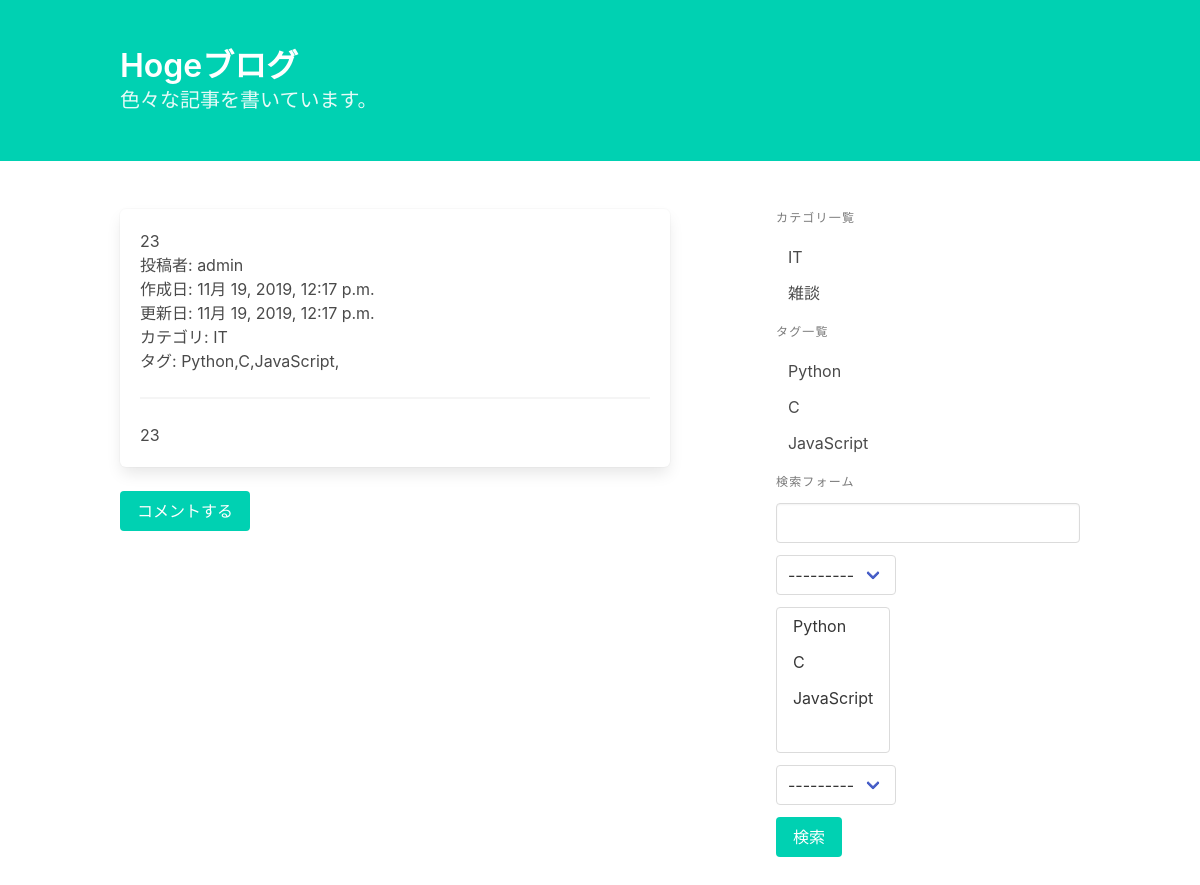
The page /blog/detail/2/ on the database its author committed.
### blog/models.py (models this page shows, shortened)
class Post(models.Model):
    title = models.CharField('タイトル', max_length=32)
    text = models.TextField('本文')
    category = models.ForeignKey(Category, on_delete=models.PROTECT, verbose_name='カテゴリ')
    tags = models.ManyToManyField(Tag, verbose_name='タグ', blank=True)
    writer = models.ForeignKey(settings.AUTH_USER_MODEL, on_delete=models.PROTECT, verbose_name='投稿者')
    created_at = models.DateTimeField('作成日', auto_now_add=True)
    updated_at = models.DateTimeField('更新日', auto_now=True)

class Category(models.Model):
    name = models.CharField('カテゴリ名', max_length=255, unique=True)
    def __str__(self):
        return self.name

class Tag(models.Model):
    name = models.CharField('タグ名', max_length=255, unique=True)
    def __str__(self):
        return self.name

### blog/views.py (the view)
# urls.py: path('detail/<int:pk>/', views.PostDetail.as_view(), name='post_detail'),
class PostDetail(generic.DetailView):
    model = Post

### blog/forms.py
class PostSearchForm(forms.Form):
    key_word = forms.CharField(
        label='キーワード', required=False,
        widget=forms.TextInput(attrs={'class': 'input'})
    )
    category = forms.ModelChoiceField(
        label='カテゴリの選択', required=False,
        queryset=Category.objects.all(),
    )
    tags = forms.ModelMultipleChoiceField(
        label='タグの選択', required=False,
        queryset=Tag.objects.all(),
    )
    user = forms.ModelChoiceField(
        label='投稿者', required=False,
        queryset=User.objects.all(),
    )

### blog/templatetags/blog.py (called while the page is built)
@register.inclusion_tag('blog/category_and_tag_list.html')
def create_category_and_tag_list():
    return {
        'category_list': Category.objects.all(),
        'tag_list': Tag.objects.all(),
    }

@register.inclusion_tag('blog/search_form.html')
def create_search_form(request):
    form = PostSearchForm(request.GET or None)
    return {'form': form}

### blog/templates/blog/post_detail.html (shortened to what this page needs)
{% extends 'blog/base.html' %}
{% block content %}
    <article class="box">
        <h1>{{ post.title }}</h1>
        <p>投稿者: {{ post.writer }}</p>
        <p>作成日: {{ post.created_at }}</p>
        <p>更新日: {{ post.updated_at }}</p>
        <p>カテゴリ: {{ post.category }}</p>
        <p>タグ: {% for tag in post.tags.all %}{{ tag }},{% endfor %}</p>
        <hr>
        <div>
            {{ post.text | linebreaks | urlize }}
        </div>
    </article>
    <a class="button is-primary" href="{% url 'blog:comment_create' post.pk %}">コメントする</a>
    <section class="section">
    </section>
{% endblock %}

### blog/templates/blog/category_and_tag_list.html
<p class="menu-label">カテゴリ一覧</p>
<ul class="menu-list">
    {% for category in category_list %}
        <li><a href="{% url 'blog:post_category_list' category.pk %}">{{ category }}</a></li>
    {% endfor %}
</ul>
<p class="menu-label">タグ一覧</p>
<ul class="menu-list">
    {% for tag in tag_list %}
        <li><a href="{% url 'blog:post_tag_list' tag.pk %}">{{ tag }}</a></li>
    {% endfor %}
</ul>

### rows shown on the page
Post: title "23", writer "admin", created_at "11月 19, 2019, 12:17 p.m.", updated_at "11月 19, 2019, 12:17 p.m.", category "IT", text "23"
Tag: name "Python"
Tag: name "C"
Tag: name "JavaScript"
Category: name "IT"
Category: name "雑談"
